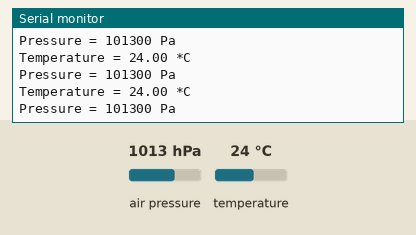
A sketch run on a simulated Arduino Uno, built with avr-gcc and run on an emulated ATmega328P. Parts: the last lines printed to the serial monitor. The inputs (shaded band) are chosen by the test bench; at power-on: air pressure 1013 hPa, temperature 24 °C.

Above: at 1.3 s.
1.4 s: air pressure set to 952 hPa
At 1.82 s:
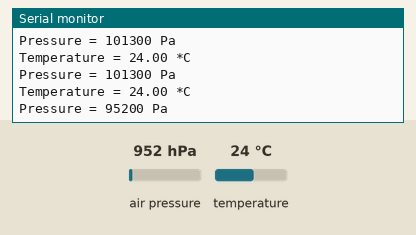
2.9 s: temperature set to 12 °C
At 3.33 s:
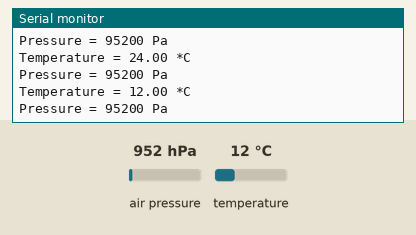
4.4 s: air pressure set to 975 hPa
At 4.83 s:
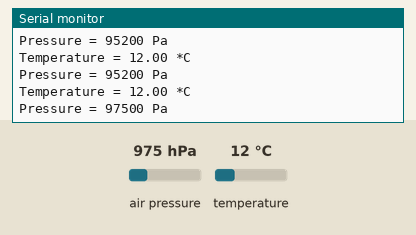
Timing chart, 0 to 7.4 s (numbered marks = the images above; inputs shaded):
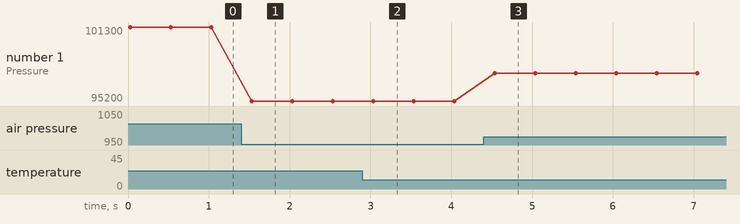

The sketch:

Baro.ino
```cpp
#include "Wire.h"
#include "BMP085.h"

BMP085 bmp;

void setup() {
  Serial.begin(9600);
  bmp.begin();
}

void loop() {
    Serial.print("Temperature = ");
    Serial.print(bmp.readTemperature());
    Serial.println(" *C");

    Serial.print("Pressure = ");
    Serial.print(bmp.readPressure());
    Serial.println(" Pa");

    Serial.println();
    delay(500);
}
```

Measured:
- after the input at 1.4 s, the serial monitor: prints a new line after 0.13 s (image 1)
- after the input at 2.9 s, the serial monitor: prints a new line after 0.11 s (image 2)
- after the input at 4.4 s, the serial monitor: prints a new line after 0.14 s (image 3)
- plotted number 1: 101300 → 95200 after the input at 1.4 s, 95200 → 97500 after the input at 4.4 s
